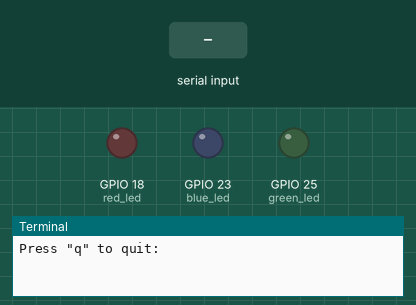
Recording of a program running on a simulated Raspberry Pi (BCM pin numbers). On the bench: output pins drawn as LEDs (lit = HIGH), the last lines printed to the terminal. The test bench sets the inputs (shaded band).

Above: at 1.2 s.
1.3 s: "r" typed at the terminal, then Enter
At 2.1 s:
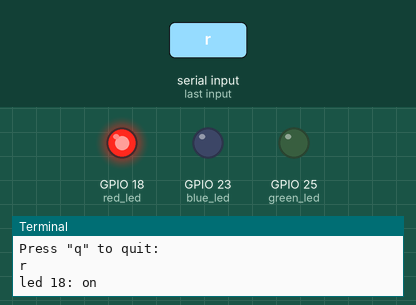
3.8 s: "g" typed at the terminal, then Enter
At 4.6 s:
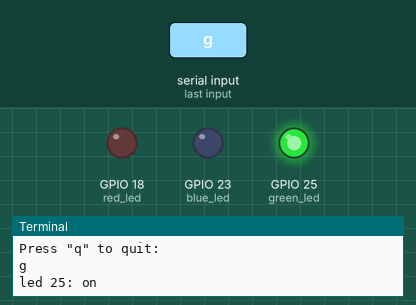
6.3 s: "b" typed at the terminal, then Enter
At 7.1 s:
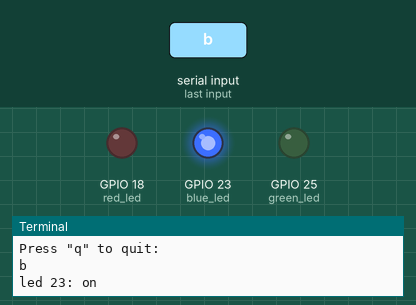
Timing chart, 0 to 9.3 s (numbered marks = the images above; inputs shaded):
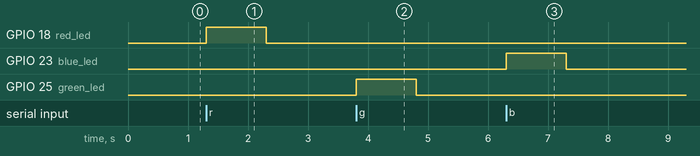

Measured:
- after the input at 1.3 s, GPIO 18 (red_led): LOW → HIGH at once, → LOW 1.0 s later
- after the input at 3.8 s, GPIO 25 (green_led): LOW → HIGH at once, → LOW 1.0 s later
- after the input at 6.3 s, GPIO 23 (blue_led): LOW → HIGH at once, → LOW 1.0 s later

The program:

led_green_red_v004.py
```python
import RPi.GPIO as GPIO
import time
import signal

red_led = 18
blue_led = 23
green_led = 25

GPIO.setmode(GPIO.BCM)
GPIO.setwarnings(False)
GPIO.setup(red_led, GPIO.OUT)
GPIO.setup(blue_led, GPIO.OUT)
GPIO.setup(green_led, GPIO.OUT)


def toggle_on(led_id):
    GPIO.output(led_id, GPIO.HIGH)
    print(f'led {led_id}: on')


def toggle_off(led_id):
    GPIO.output(led_id, GPIO.LOW)
    print(f'led {led_id}: off')


def signal_handler(signum, frame):
    print('\nInterrupt detected!!!')
    toggle_off(red_led)
    toggle_off(blue_led)
    toggle_off(green_led)
    exit(0)


def light_on(led):
    toggle_on(led)
    time.sleep(1)
    toggle_off(led)


def all_lights(how_many):
    while how_many >= 0:
        how_many = how_many - 1
        light_on(red_led)
        light_on(blue_led)
        light_on(green_led)


signal.signal(signal.SIGINT, signal_handler)

while True:
    user_input = input('Press "q" to quit: ')
    if 'q' in user_input:
        break
    if user_input == 'r':
        light_on(red_led)
    if user_input == 'g':
        light_on(green_led)
    if user_input == 'b':
        light_on(blue_led)
    if user_input == 'a':
        sec_input = int(input('How many cycles?: '))
        all_lights(sec_input)

print('Shutting down')
```
